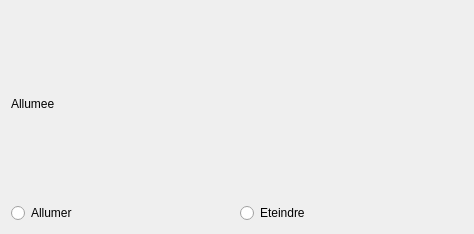
<?xml version="1.0" encoding="UTF-8"?>
<ui version="4.0">
 <class>AmpouleVue</class>
 <widget class="QWidget" name="AmpouleVue">
  <property name="geometry">
   <rect>
    <x>0</x>
    <y>0</y>
    <width>474</width>
    <height>234</height>
   </rect>
  </property>
  <property name="windowTitle">
   <string>AmpouleVue</string>
  </property>
  <layout class="QVBoxLayout" name="verticalLayout_2">
   <item>
    <layout class="QVBoxLayout" name="layoutmain">
     <item>
      <widget class="QLabel" name="image">
       <property name="text">
        <string>&lt;html&gt;&lt;head/&gt;&lt;body&gt;&lt;p&gt;Allumee&lt;/p&gt;&lt;/body&gt;&lt;/html&gt;</string>
       </property>
      </widget>
     </item>
     <item>
      <layout class="QHBoxLayout" name="buttons">
       <item>
        <widget class="QRadioButton" name="allumer">
         <property name="text">
          <string>Allumer</string>
         </property>
        </widget>
       </item>
       <item>
        <widget class="QRadioButton" name="eteindre">
         <property name="text">
          <string>Eteindre</string>
         </property>
        </widget>
       </item>
      </layout>
     </item>
    </layout>
   </item>
  </layout>
 </widget>
 <resources/>
 <connections/>
</ui>
